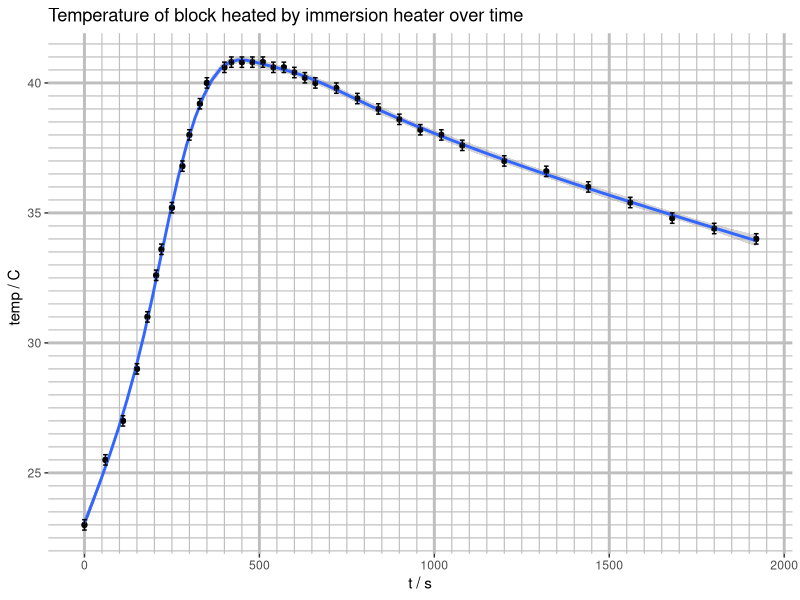

Source code (R):
library(ggplot2)
library(mgcv)
library(pracma)

U_temp <- 0.2
U_time <- 5
PRED_RES <- 0.1

V <- 12.2
I <- 3.41

m <- 1007

t_heat = 210

data <- read.table("data.csv", header=TRUE, sep=",")

t_start <- head(data$time, n=1)
t_end <- tail(data$time, n=1)

temp_start <- head(data$temp, n=1)

smooth_model <- gam(temp ~ s(time, bs = "cs"), data=data)

smooth_vals <- data.frame(time=seq(t_start, t_end, PRED_RES))
smooth_vals$temp <- predict.gam(smooth_model, smooth_vals)
#smooth_model
#smooth_vals

t_1_ind <- which.max(smooth_vals$temp)
t_1 <- smooth_vals$time[t_1_ind]
t_2 <- t_end - t_1

message(sprintf("t_1 = %.1f", t_1))
message(sprintf("t_2 = %.1f", t_2))

A_1_data <- subset(smooth_vals, time <= t_1)
A_1 <- trapz(A_1_data$time, A_1_data$temp - temp_start)

A_2_data <- subset(smooth_vals, time >= t_1)
A_2 <- trapz(A_2_data$time, A_2_data$temp - temp_start)

str(A_1_data)
str(A_2_data)

message(sprintf("A_1 = %.1f", A_1))
message(sprintf("A_2 = %.1f", A_2))

temp_corr_max <- max(data$temp) + A_1 / A_2 * (max(data$temp) - tail(data$temp, n=1))

message(sprintf("t_c_max = %.1f", temp_corr_max))
message(sprintf("t_start = %.1f", temp_start))
message(sprintf("t_heat = %.1f", t_heat))

c <- V * I * t_heat / (m * (temp_corr_max - temp_start))

message(sprintf("c = %.5f", c))

qplot(time, temp, data=data,
      main="Temperature of block heated by immersion heater over time",
      xlab="t / s",
      ylab=paste("temp / C ", "")) +
      geom_smooth(method = "gam", formula = y ~ s(x, bs = "cs")) +
      geom_errorbar(data=data, mapping=aes(ymin=temp-U_temp, ymax=temp+U_temp)) +
      geom_errorbarh(data=data, mapping=aes(xmin=time-U_time, xmax=time+U_time)) +
      theme(panel.grid.minor = element_line(colour="gray", size=0.4),
            panel.grid.major = element_line(colour="gray", size=1),
            panel.background = element_blank()) +
      scale_y_continuous(minor_breaks = seq(20 , 45, 0.5), breaks = seq(20, 45, 5)) +
      scale_x_continuous(minor_breaks = seq(0, 2000, 50), breaks = seq(0, 2000, 500))
